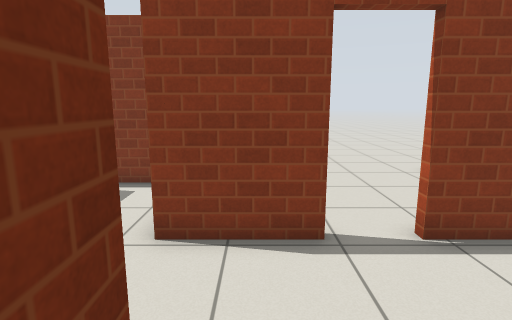
View 1 (above)

18 first-person views from a walk through a world built for the Gazebo simulator. The camera is 1.2 m above the floor, tilts 10° down and sees 80° across. The floor is counted in squares, 0.5 m on a side. Each view is taken from the middle of a square. On the plan, view 1 faces up. The plan holds only what a view shows up to about 18 squares ahead; the rest is blank. Robots are left out. Gazebo's built-in surfaces are drawn with simple patterns.

View 2
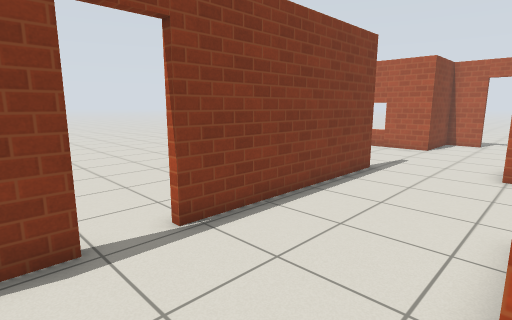

View 3
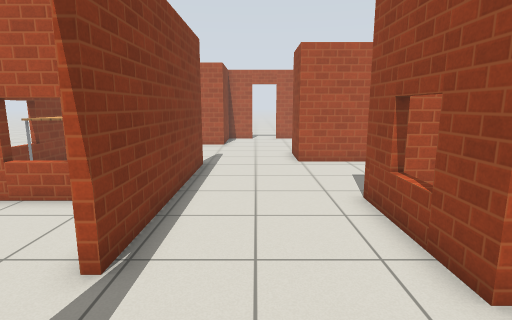

View 4
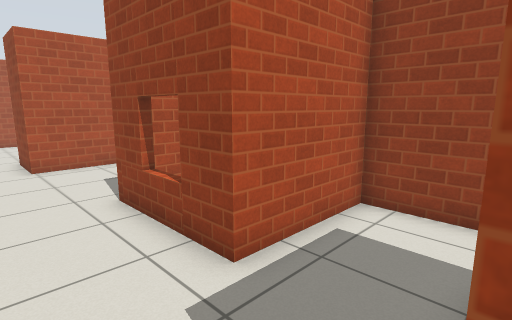

View 5
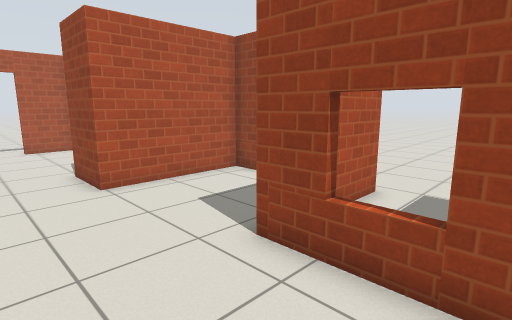

View 6
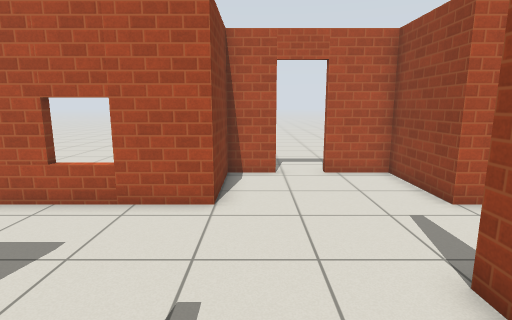

View 7
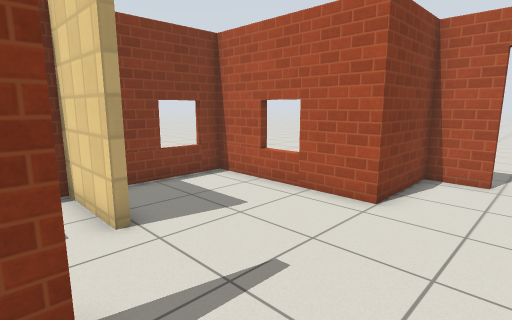

View 8
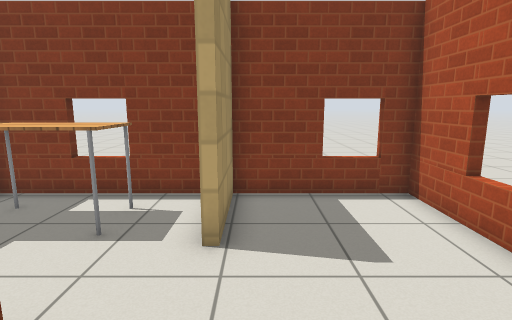

View 9
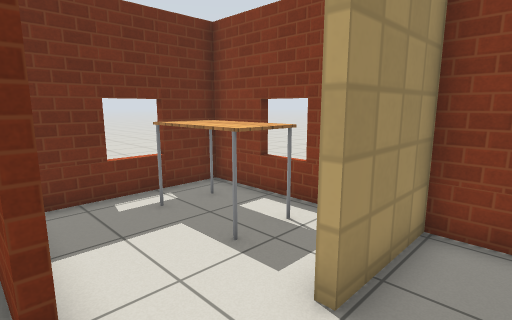

View 10
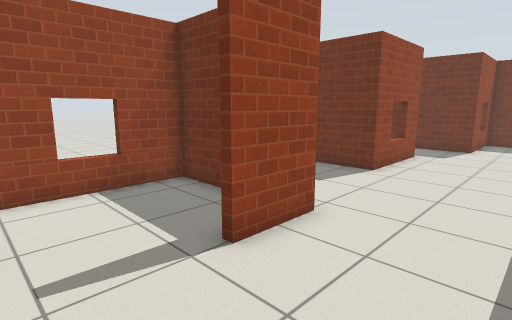

View 11
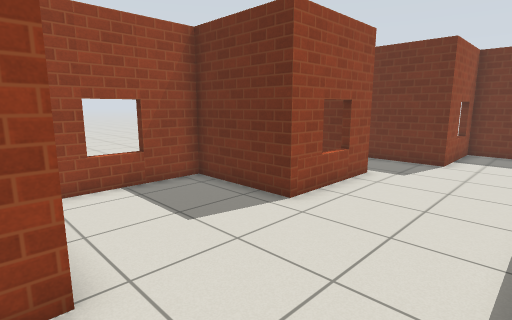

View 12
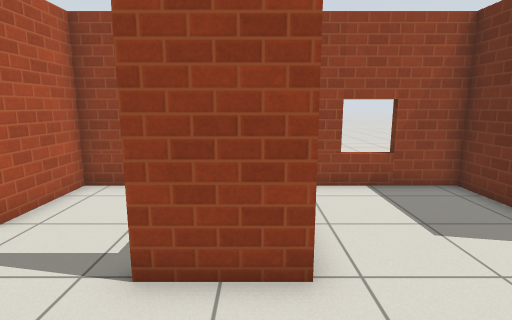

View 13
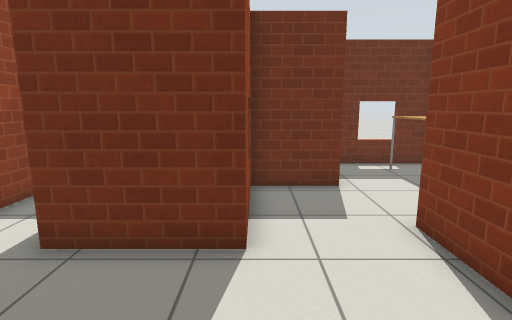

View 14
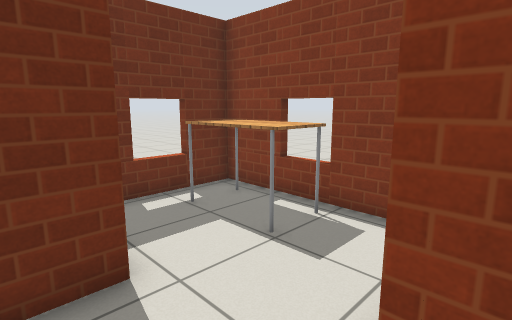

View 15
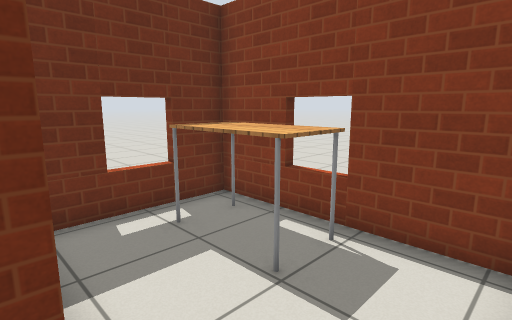

View 16
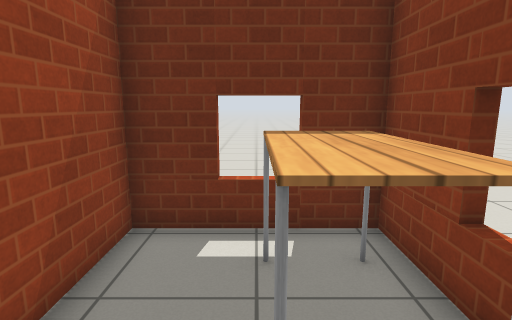

View 17
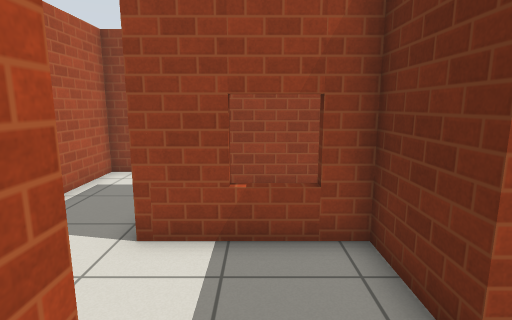

View 18
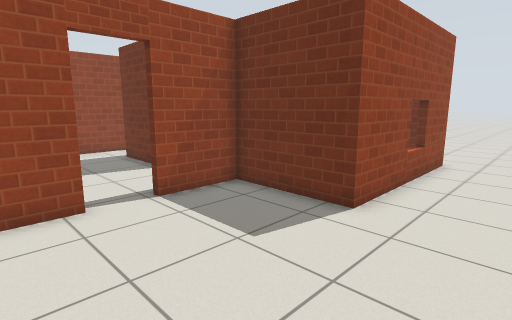

### Floor plan
Key: @ floor where view 1 was taken; # wall or solid block; . floor; D open door; = window, fence, low wall or low ledge; T thing the floor can be seen under or through; A table.
Columns run from 10 left of view 1 to 24 right of it. Each row starts with its distance up from view 1.
 13 ..     ..... .....                .
 12 ..................
 11 .................###=######=#
 10 .................#AAAA.#....##
  9  ##AAA###........=AAAA.#.....#
  8  #.AAA..#........#.....#.....=
  7  =.AAA..#........#...........T
  6  #......#........#...........T
  5  #......####DD########.......####
  4  #####..........................#
  3      #..........................D..
  2      ##=##......................D..
  1          #............###.......#..
  0          #@..##=##....#.........#
 -1          #...#   #....#......####
 -2      #####...#   #....#......#
 -3        ......# ..#....#......#
 -4       ######## ..###=####=####
 -5                ...

Where each view was taken, in squares from view 1:
view 1: 0 up, 0 right, facing up
view 2: 0 up, 0 right, facing up-right
view 3: 3 up, 1 left, facing right
view 4: 3 up, 1 left, facing down-right
view 5: 4 up, 3 right, facing down-right
view 6: 4 up, 11 right, facing right
view 7: 2 up, 11 right, facing up-right
view 8: 3 up, 14 right, facing up
view 9: 5 up, 15 right, facing up-left
view 10: 5 up, 18 right, facing down-left
view 11: 5 up, 13 right, facing down-left
view 12: 5 up, 13 right, facing down
view 13: 2 up, 4 right, facing left
view 14: 3 up, 1 left, facing up-left
view 15: 4 up, 2 left, facing up-left
view 16: 7 up, 3 left, facing left
view 17: 7 up, 3 left, facing down
view 18: 13 up, 5 right, facing down-left
